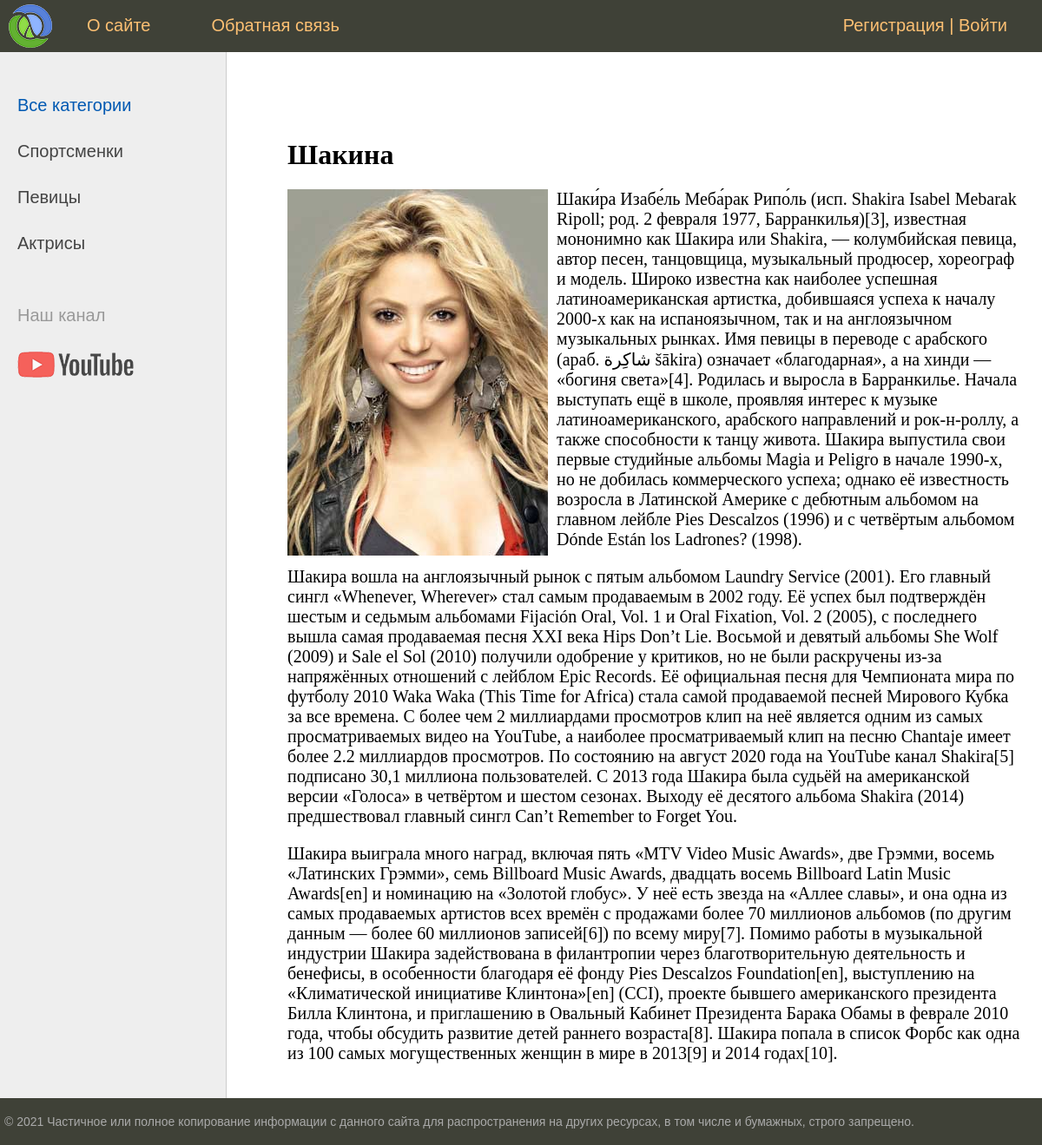
Screenshot of /post/shakina/ with the database file from the repository.
### women/models.py (models this page shows, shortened)
class Category(models.Model):
    name = models.CharField(max_length=100, db_index=True, verbose_name='Категория')
    slug = models.SlugField(max_length=255, unique=True, db_index=True, verbose_name='URL')
    def get_absolute_url(self):
        return reverse('category', kwargs={'category_slug': self.slug})
    class Meta:
        verbose_name = 'Категория'
        verbose_name_plural = 'Категории'
        ordering = ['id']

class Women(models.Model):
    title = models.CharField(max_length=255, verbose_name='Заголовок')
    slug = models.SlugField(max_length=255, unique=True, db_index=True, verbose_name='URL')
    content = models.TextField(blank=True, verbose_name='Текст статьи')
    photo = models.ImageField(upload_to='photos/%Y/%m/%d/', verbose_name='Фото')
    time_create = models.DateTimeField(auto_now_add=True, verbose_name='Время создания')
    time_update = models.DateTimeField(auto_now=True, verbose_name='Время изменения')
    is_published = models.BooleanField(default=True, verbose_name='Публикации')
    category = models.ForeignKey('Category', on_delete=models.PROTECT, null=True, verbose_name='Категории')
    def __str__(self):
        return self.title
    class Meta:
        verbose_name = 'Известные женщины'
        verbose_name_plural = 'Известные женщины'
        ordering = ['-time_create', 'title']

### women/views.py (the view)
# urls.py: path('post/<slug:post_slug>/', ShowPost.as_view(), name='post'),
class ShowPost(DataMixin, DetailView):
    model = Women
    template_name = 'women/post.html'
    slug_url_kwarg = 'post_slug'
    context_object_name = 'post'
    def get_context_data(self, **kwargs):
        context = super().get_context_data(**kwargs)
        context_def = self.get_user_context(title=context['post'])
        return dict(list(context.items()) + list(context_def.items()))

### women/templatetags/women_tags.py (called while the page is built)
@register.simple_tag(name='get_categories') # можно указать любое имя ииспользовать его в шаблонах
def get_categories(filter=None):
    if filter:
        return Category.objects.filter(slug=filter)
    return Category.objects.all()

@register.inclusion_tag('women/list_categories.html')
def show_categories(sort=None, category_selected=0):
    if sort:
        categories = Category.objects.order_by(sort)
        return {'categories': categories, 'category_selected': category_selected}
    categories = Category.objects.all()
    return {'categories': categories, 'category_selected': category_selected}

### women/utils.py (called while the page is built)
    def get_user_context(self, **kwargs):
        context = kwargs
        categories = Category.objects.annotate(Count('women'))
        user_menu = menu.copy()
        if not self.request.user.is_authenticated:
            user_menu.pop(1)
        context['menu'] = user_menu
        context['categories'] = categories
        if 'category_selected' not in context:
            context['category_selected'] = 0
        return context

### women/templates/women/post.html
{% extends 'women/base.html' %}
{% block content %}
<h1>{{ post.title }}</h1>
{% if post.photo %}
<p><img class="img-article-left" src="{{ post.photo.url }}"></p>
{% endif %}
{{ post.content|linebreaks  }}
{% endblock %}

### women/templates/women/list_categories.html
	{% for category in categories %}
		{% if category.id == category_selected %}
			<li class="selected">{{ category.name }}</li>
		{% else %}
		<li><a href="{{ category.get_absolute_url }}">{{ category.name }}</a></li>
		{% endif %}
	{% endfor %}

### women/static/women/css/style.css (style rules this page uses)
html, body { font-family: 'Arial'; margin: 0; padding: 0; height: 100%; width: 100%; color: #444; }
a { color: #0059b2; text-decoration: none; }
img { max-width: 600px; height: auto; }
img.img-article-left { max-width: 300px; height: auto; float: left; padding: 0 10px 10px 0; }
.left-chapters ul li { margin: 30px 0 0 0; color: #999; }
.left-chapters ul li a { color: #444; text-decoration: none; }
.content-text h1 { font-size: 32px; }

### rows the page displays
Category: name "Спортсменки"
Category: name "Певицы"
Category: name "Актрисы"
Women: title "Шакина", photo (picture), content "Шаки́ра Изабе́ль Меба́рак Рипо́ль (исп. Shakira Isabel Mebarak Ripoll; род. 2 февраля 1977, Барранкилья)[3], известная мононимно как Шакира или Shakira, — колумбийская певица, автор песен, танцовщица, музыкальный продюсер, хореограф и модель. Широко известна как наиболее успешная латиноамериканская артистка, добившаяся успеха к началу 2000-х как на испаноязычном, так и на англоязычном музыкальных рынках. Имя певицы в переводе с арабского (араб. شاكِرة‎ šākira) означает «благодарная», а на хинди — «богиня света»[4]. Родилась и выросла в Барранкилье. Начала выступать ещё в школе, проявляя интерес к музыке латиноамериканского, арабского направлений и рок-н-роллу, а также способности к танцу…"

### other values shown
{{ m.title }} "О сайте" "Обратная связь"
